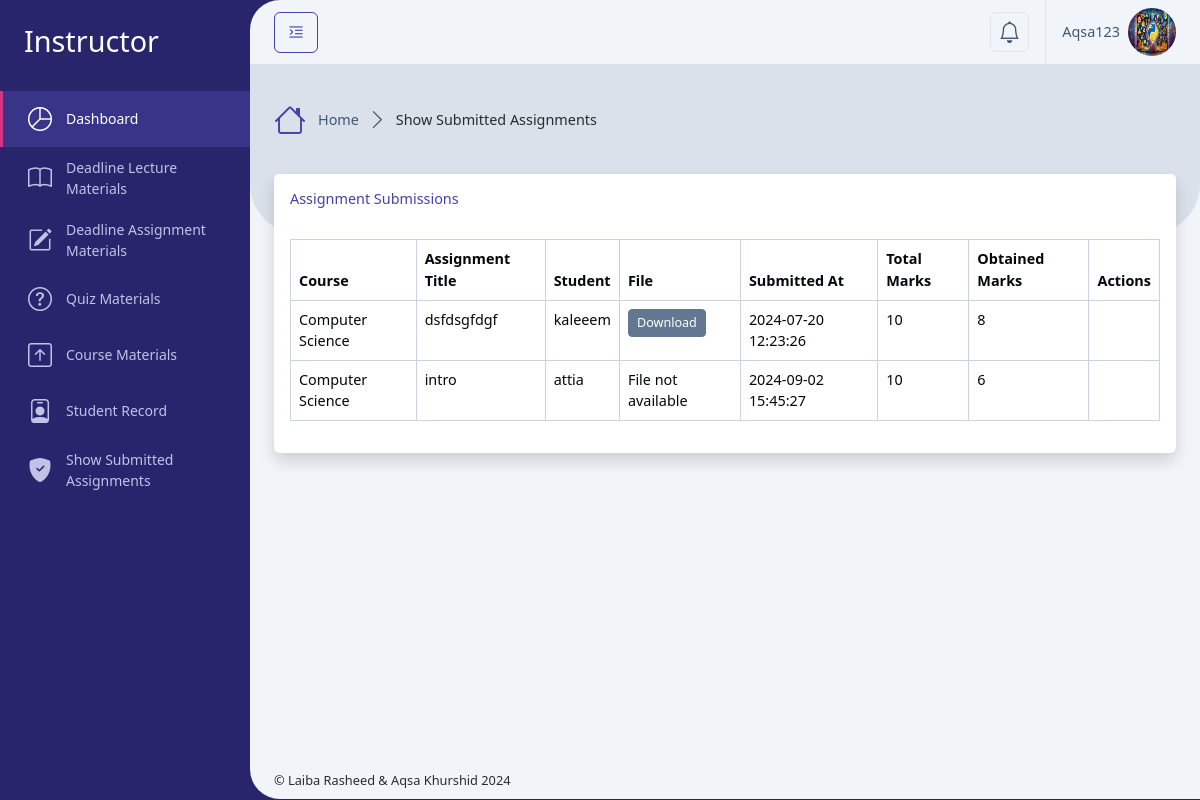
Before: /Instructor/show_submitted_assignments.php (signed in) with the older database file.
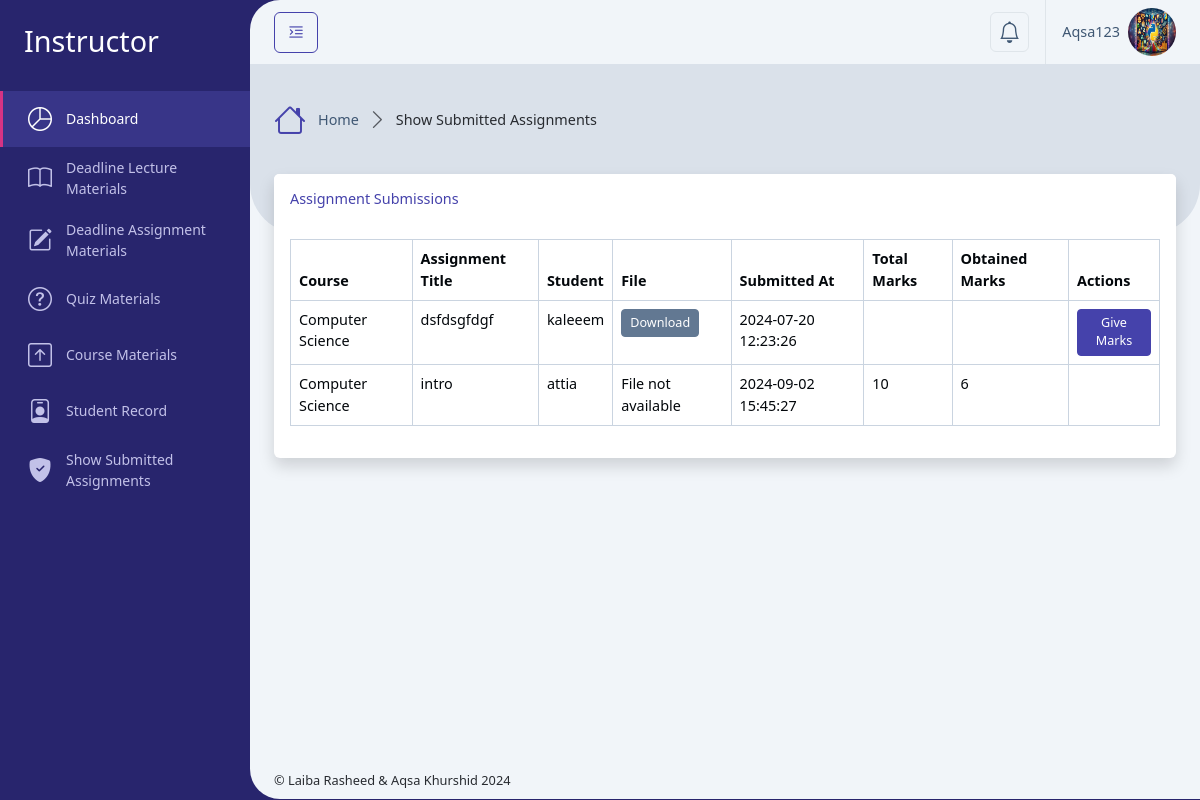
After: the same page with the newer database file.
### tables this page shows
CREATE TABLE `assignment_submissions` (
  `id` int(11) NOT NULL,
  `deadline_material_id` int(11) NOT NULL,
  `user_id` int(11) NOT NULL,
  `file_path` varchar(255) NOT NULL,
  `total_marks` int(11) DEFAULT 0,
  `obtained_marks` int(11) DEFAULT 0,
  `is_get_marks` tinyint(2) DEFAULT 0,
  `submitted_at` timestamp NOT NULL DEFAULT current_timestamp()
);

CREATE TABLE `courses` (
  `id` int(11) NOT NULL,
  `code` varchar(100) DEFAULT NULL,
  `name` varchar(255) NOT NULL,
  `type` varchar(100) DEFAULT 'Course',
  `description` text DEFAULT NULL,
  `program` varchar(100) DEFAULT NULL,
  `semester` varchar(100) DEFAULT NULL,
  `session` varchar(20) DEFAULT NULL,
  `credit_hour` int(10) DEFAULT 3,
  `created_at` timestamp NOT NULL DEFAULT current_timestamp()
);

CREATE TABLE `deadline_materials` (
  `id` int(11) NOT NULL,
  `course_id` int(11) DEFAULT NULL,
  `user_id` int(11) DEFAULT NULL,
  `title` varchar(255) NOT NULL,
  `type` enum('lecture','assignment','quiz') NOT NULL,
  `content` text DEFAULT NULL,
  `file_path` varchar(255) DEFAULT NULL,
  `from_date` date DEFAULT NULL,
  `to_date` date DEFAULT NULL,
  `created_at` timestamp NOT NULL DEFAULT current_timestamp()
);

CREATE TABLE `users` (
  `id` int(11) NOT NULL,
  `username` varchar(50) NOT NULL,
  `email` varchar(100) NOT NULL,
  `address` varchar(255) DEFAULT NULL,
  `phone` varchar(20) DEFAULT NULL,
  `department` varchar(255) DEFAULT NULL,
  `student_semester` varchar(100) DEFAULT NULL,
  `student_session` varchar(100) DEFAULT NULL,
  `instructor_education` varchar(255) DEFAULT NULL,
  `profile_photo` varchar(256) DEFAULT NULL,
  `password` varchar(255) NOT NULL,
  `role_id` int(11) NOT NULL,
  `isActive` tinyint(2) DEFAULT 0,
  `created_at` timestamp NOT NULL DEFAULT current_timestamp()
);

### Instructor/show_submitted_assignments.php (called while the page is built, shortened)
<?php
    require '../Database/config.php';
    $user_id = $_SESSION['user_id'];
    $stmt_submissions = $conn->prepare("
        SELECT
            assignment_submissions.id,
            assignment_submissions.file_path,
            assignment_submissions.submitted_at,
            assignment_submissions.total_marks,
            assignment_submissions.obtained_marks,
            assignment_submissions.is_get_marks,
            deadline_materials.title AS assignment_title,
            courses.name AS course_name,
            users.username AS student_name
        FROM assignment_submissions
        JOIN deadline_materials ON assignment_submissions.deadline_material_id = deadline_materials.id
        JOIN courses ON deadline_materials.course_id = courses.id
        JOIN users ON assignment_submissions.user_id = users.id
        JOIN course_instructor_assigned ON courses.id = course_instructor_assigned.course_id
        WHERE course_instructor_assigned.instructor_id = ?
    ");
    $stmt_submissions->bind_param("i", $user_id);
    $stmt_submissions->execute();
    $result_submissions = $stmt_submissions->get_result();
    include '../setting/_Layout.php';
?>

### Instructor/show_submitted_assignments_content.php (the view, shortened to what this page needs)
<div class="card shadow mb-4">
    <div class="card-header py-3">
        <h6 class="m-0 font-weight-bold text-primary">Assignment Submissions</h6>
    </div>
    <div class="card-body">
        <div class="table-responsive">
            <table class="table table-bordered" id="dataTable" width="100%" cellspacing="0">
                <thead>
                    <tr>
                        <th>Course</th>
                        <th>Assignment Title</th>
                        <th>Student</th>
                        <th>File</th>
                        <th>Submitted At</th>
                        <th>Total Marks</th>
                        <th>Obtained Marks</th>
                        <th>Actions</th>
                    </tr>
                </thead>
                <tbody>
                    <?php
                    if ($result_submissions->num_rows > 0) {
                        while ($row = $result_submissions->fetch_assoc()) {
                            $file_path = '../assets/uploads/' . $row['file_path'];
                    ?>
                            <tr>
                                <td><?php echo htmlspecialchars($row['course_name']); ?></td>
                                <td><?php echo htmlspecialchars($row['assignment_title']); ?></td>
                                <td><?php echo htmlspecialchars($row['student_name']); ?></td>
                                <td>
                                    <?php if ($row['file_path'] && file_exists($file_path)) { ?>
                                        <a href="<?php echo htmlspecialchars($file_path); ?>" class="btn btn-sm btn-secondary" download>
                                            Download
                                        </a>
                                    <?php } else {
                                        echo 'File not available';
                                    } ?>
                                </td>
                                <td><?php echo htmlspecialchars($row['submitted_at']); ?></td>
                                <td><?php echo htmlspecialchars($row['total_marks']); ?></td>
                                <td><?php echo htmlspecialchars($row['obtained_marks']); ?></td>
                                <td>
                                    <?php if ($row['is_get_marks'] == 0) { ?>
                                        <button class="btn btn-primary btn-sm" data-bs-toggle="modal" data-bs-target="#giveMarksModal" onclick="setGiveMarksModalData(<?php echo htmlspecialchars(json_encode($row)); ?>)">Give Marks</button>
                                    <?php } ?>
                                </td>
                            </tr>
                        <?php
                        }
                    } else {
                        ?>
                        <tr>
                            <td colspan="8">No assignments submitted.</td>
                        </tr>
                    <?php
                    }
                    ?>
                </tbody>
            </table>
        </div>
    </div>
</div>

Changed rows visible on the page:
changed assignment_submissions "dsfdsgfdgf": total_marks "10" → (not shown); obtained_marks "8" → (not shown); now shows "Give Marks"
